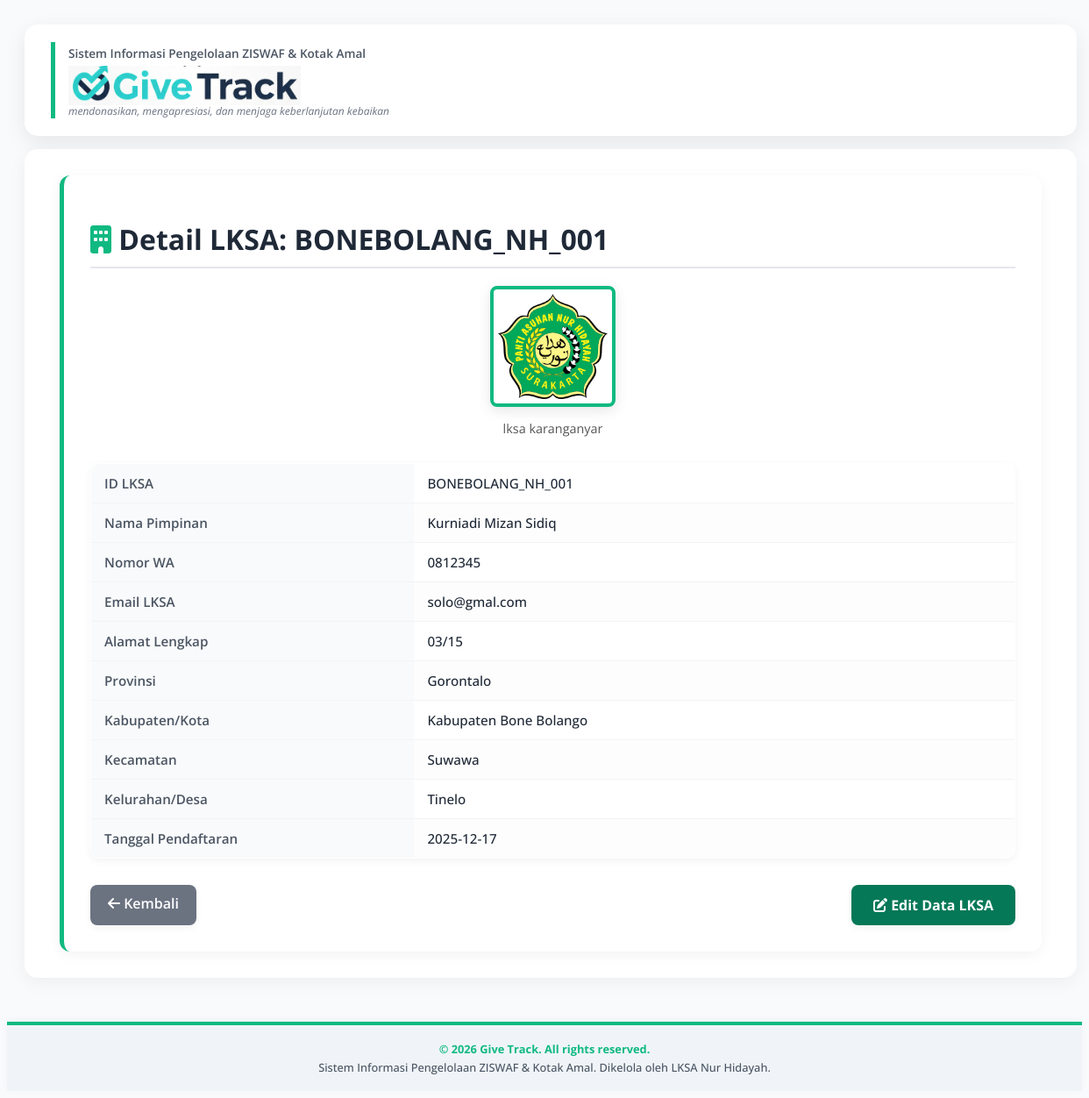
Page /pages/detail_lksa.php?id=BONEBOLANG_NH_001 (signed in) on the committed database.
### tables this page shows
CREATE TABLE `lksa` (
  `Id_lksa` varchar(25) NOT NULL,
  `Nama_LKSA` varchar(150) DEFAULT NULL,
  `Nama_Pimpinan` varchar(100) DEFAULT NULL,
  `Alamat` text,
  `ID_Provinsi_Nama` varchar(100) DEFAULT NULL,
  `ID_Kabupaten_Nama` varchar(100) DEFAULT NULL,
  `ID_Kecamatan_Nama` varchar(100) DEFAULT NULL,
  `ID_Kelurahan_Nama` varchar(100) DEFAULT NULL,
  `Nomor_WA` varchar(20) DEFAULT NULL,
  `Email` varchar(100) DEFAULT NULL,
  `Logo` varchar(255) DEFAULT NULL,
  `Tanggal_Daftar` date DEFAULT NULL
);

### pages/detail_lksa.php (the view, shortened to what this page needs)
<?php
include '../config/database.php';
$id_lksa_to_view = $_GET['id'] ?? '';
$sql = "SELECT * FROM LKSA WHERE Id_lksa = ?";
$stmt = $conn->prepare($sql);
$stmt->bind_param("s", $id_lksa_to_view);
$stmt->execute();
$result = $stmt->get_result();
$data_lksa = $result->fetch_assoc();
$base_url = "http://" . $_SERVER['HTTP_HOST'] . "/lksa_nh/";
$logo_path = $data_lksa['Logo'] ? $base_url . 'assets/img/' . $data_lksa['Logo'] : $base_url . 'assets/img/yayasan.png';
include '../includes/header.php';
?>
<div class="detail-container">
    <h1><i class="fas fa-building" style="color: #10B981;"></i> Detail LKSA: <?php echo htmlspecialchars($data_lksa['Id_lksa']); ?></h1>
    <div class="logo-display">
        <img src="<?php echo htmlspecialchars($logo_path); ?>" alt="Logo LKSA">
        <p style="margin-top: 10px; font-size: 0.9em; color: #555;"><?php echo htmlspecialchars($data_lksa['Nama_LKSA'] ?? 'N/A'); ?></p>
    </div>
    <table class="data-table">
        <tr>
            <th>ID LKSA</th>
            <td><?php echo htmlspecialchars($data_lksa['Id_lksa']); ?></td>
        </tr>
        <tr>
            <th>Nama Pimpinan</th>
            <td><?php echo htmlspecialchars($data_lksa['Nama_Pimpinan'] ?? 'Belum Ditunjuk'); ?></td>
        </tr>
        <tr>
            <th>Nomor WA</th>
            <td><?php echo htmlspecialchars($data_lksa['Nomor_WA'] ?? '-'); ?></td>
        </tr>
        <tr>
            <th>Email LKSA</th>
            <td><?php echo htmlspecialchars($data_lksa['Email'] ?? '-'); ?></td>
        </tr>
        <tr>
            <th>Alamat Lengkap</th>
            <td><?php echo htmlspecialchars($data_lksa['Alamat'] ?? '-'); ?></td>
        </tr>
        <tr>
            <th>Provinsi</th>
            <td><?php echo htmlspecialchars($data_lksa['ID_Provinsi_Nama'] ?? '-'); ?></td>
        </tr>
        <tr>
            <th>Kabupaten/Kota</th>
            <td><?php echo htmlspecialchars($data_lksa['ID_Kabupaten_Nama'] ?? '-'); ?></td>
        </tr>
        <tr>
            <th>Kecamatan</th>
            <td><?php echo htmlspecialchars($data_lksa['ID_Kecamatan_Nama'] ?? '-'); ?></td>
        </tr>
        <tr>
            <th>Kelurahan/Desa</th>
            <td><?php echo htmlspecialchars($data_lksa['ID_Kelurahan_Nama'] ?? '-'); ?></td>
        </tr>
        <tr>
            <th>Tanggal Pendaftaran</th>
            <td><?php echo htmlspecialchars($data_lksa['Tanggal_Daftar'] ?? '-'); ?></td>
        </tr>
    </table>
    <div class="form-actions" style="justify-content: space-between; margin-top: 30px; display: flex;">
        <a href="lksa.php" class="btn btn-cancel"><i class="fas fa-arrow-left"></i> Kembali</a>
        <a href="edit_lksa.php?id=<?php echo htmlspecialchars($data_lksa['Id_lksa']); ?>"
           class="btn btn-edit-data">
            <i class="fas fa-edit"></i> Edit Data LKSA
        </a>
    </div>
</div>
<?php
include '../includes/footer.php';
?>

### includes/header.php (style rules this page uses)
:root { --primary-color: #1F2937; --secondary-color: #10B981; --tertiary-color: #F9FAFB; --text-dark: #1F2937; --text-light: #fff; --bg-light: #F9FAFB; --border-color: #E5E7EB; --form-bg: #FFFFFF; }
body { font-family: 'Open Sans', sans-serif; background-color: var(--bg-light); background-size: cover; background-position: center; background-attachment: fixed; color: var(--text-dark); min-height: 100vh; overflow-x: hidden; }
.btn { padding: 10px 20px; border: none; cursor: pointer; text-decoration: none; border-radius: 8px; font-weight: 600; transition: transform 0.2s, box-shadow 0.2s; display: inline-block; box-shadow: 0 3px 8px rgba(0, 0, 0, 0.05); }
.btn-cancel { background: #6B7280; color: white; }
table { width: 100%; border-collapse: collapse; margin-top: 15px; box-shadow: 0 3px 10px rgba(0, 0, 0, 0.05); border-radius: 10px; overflow: hidden; border: 1px solid var(--border-color); font-size: 0.95em; }
th, td { text-align: left; padding: 12px; border-bottom: 1px solid var(--border-color); }
tbody tr:nth-child(even) { background-color: #FDFDFD; }
tbody tr:last-child td { border-bottom: none; }
.form-actions { display: flex; gap: 10px; justify-content: flex-end; margin-top: 25px; }

### pages/detail_lksa.php (style rules this page uses)
.detail-container { padding: 30px; background-color: #fff; border-radius: 12px; box-shadow: 0 4px 15px rgba(0, 0, 0, 0.05); border-left: 5px solid #10B981; width: 100%; box-sizing: border-box; }
.detail-container h1 { font-size: 2.0em; font-weight: 700; color: #1F2937; border-bottom: 2px solid #E5E7EB; padding-bottom: 10px; margin-bottom: 20px; }
.data-table { width: 100%; margin-top: 20px; border-collapse: collapse; }
.data-table th, .data-table td { padding: 12px 15px; text-align: left; border-bottom: 1px solid #F3F4F6; }
.data-table th { width: 35%; background-color: #F9FAFB; color: #4B5563; font-weight: 600; }
.data-table td { font-weight: 500; color: #1F2937; }
.logo-display { text-align: center; margin-bottom: 30px; }
.logo-display img { height: 120px; width: auto; border: 4px solid #10B981; padding: 5px; border-radius: 8px; background-color: #fff; box-shadow: 0 4px 15px rgba(0, 0, 0, 0.1); }
.btn-edit-data { background-color: #047857; color: white; font-weight: 700; padding: 12px 25px; border-radius: 8px; transition: background-color 0.2s, transform 0.2s; text-decoration: none; }

### rows in the picture
lksa: Id_lksa "BONEBOLANG_NH_001", Nama_LKSA "lksa karanganyar", Nama_Pimpinan "Kurniadi Mizan Sidiq", Nomor_WA "0812345", Email "solo@gmal.com", Alamat "03/15", ID_Provinsi_Nama "Gorontalo", ID_Kabupaten_Nama "Kabupaten Bone Bolango", ID_Kecamatan_Nama "Suwawa", ID_Kelurahan_Nama "Tinelo", Tanggal_Daftar "2025-12-17"
